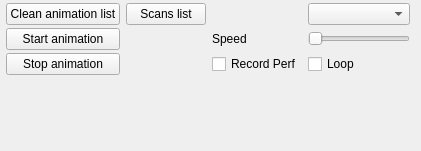
<?xml version="1.0" encoding="UTF-8"?>
<ui version="4.0">
 <class>toolbar_animationgroup</class>
 <widget class="QWidget" name="toolbar_animationgroup">
  <property name="geometry">
   <rect>
    <x>0</x>
    <y>0</y>
    <width>421</width>
    <height>151</height>
   </rect>
  </property>
  <property name="windowTitle">
   <string>Form</string>
  </property>
  <layout class="QGridLayout" name="gridLayout">
   <property name="leftMargin">
    <number>6</number>
   </property>
   <property name="topMargin">
    <number>3</number>
   </property>
   <property name="rightMargin">
    <number>5</number>
   </property>
   <property name="bottomMargin">
    <number>3</number>
   </property>
   <property name="verticalSpacing">
    <number>3</number>
   </property>
   <item row="0" column="0">
    <widget class="QPushButton" name="cleanListButton">
     <property name="text">
      <string>Clean animation list</string>
     </property>
     <property name="checkable">
      <bool>true</bool>
     </property>
     <property name="checked">
      <bool>false</bool>
     </property>
    </widget>
   </item>
   <item row="0" column="1">
    <widget class="QPushButton" name="scansAnimPushButton">
     <property name="text">
      <string>Scans list</string>
     </property>
    </widget>
   </item>
   <item row="0" column="3">
    <widget class="QComboBox" name="formatComboBox"/>
   </item>
   <item row="1" column="0">
    <widget class="QPushButton" name="startAnimationButton">
     <property name="text">
      <string>Start animation</string>
     </property>
     <property name="checkable">
      <bool>true</bool>
     </property>
    </widget>
   </item>
   <item row="1" column="2">
    <widget class="QLabel" name="label">
     <property name="text">
      <string>Speed</string>
     </property>
    </widget>
   </item>
   <item row="1" column="3">
    <widget class="QSlider" name="animationSpeedSlider">
     <property name="maximum">
      <number>3</number>
     </property>
     <property name="orientation">
      <enum>Qt::Horizontal</enum>
     </property>
    </widget>
   </item>
   <item row="2" column="0">
    <widget class="QPushButton" name="stopAnimationButton">
     <property name="text">
      <string>Stop animation</string>
     </property>
     <property name="checkable">
      <bool>true</bool>
     </property>
    </widget>
   </item>
   <item row="2" column="2">
    <widget class="QCheckBox" name="recordPerfCheckBox">
     <property name="text">
      <string>Record Perf</string>
     </property>
    </widget>
   </item>
   <item row="3" column="0" colspan="5">
    <spacer name="verticalSpacer_2">
     <property name="orientation">
      <enum>Qt::Vertical</enum>
     </property>
     <property name="sizeHint" stdset="0">
      <size>
       <width>0</width>
       <height>0</height>
      </size>
     </property>
    </spacer>
   </item>
   <item row="2" column="3">
    <widget class="QCheckBox" name="loopCheckBox">
     <property name="text">
      <string>Loop</string>
     </property>
    </widget>
   </item>
  </layout>
 </widget>
 <resources/>
 <connections/>
</ui>
